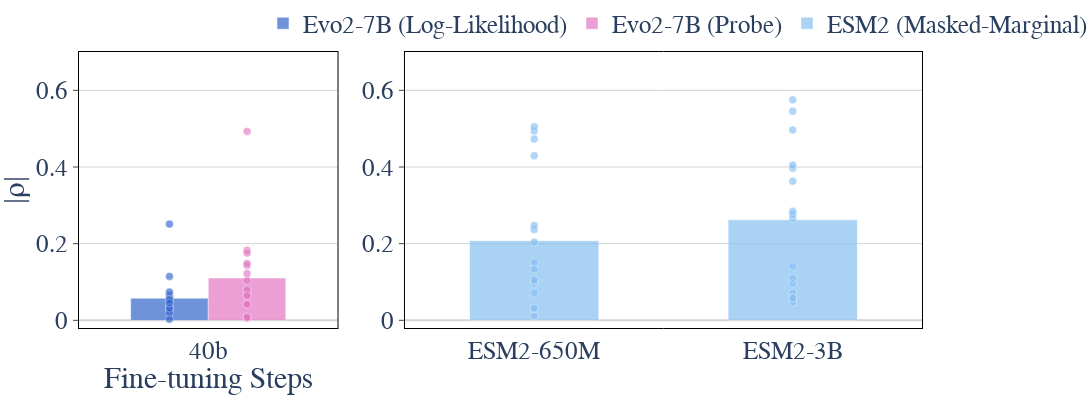

The cell this chart's notebook holds for it:
### Code cell


### Figure 1 — Plotly figure (JSON) as saved in the notebook; plotly's stock layout.template omitted (floating-point values rounded to 4 significant figures)
{"data": [{"legendgroup": "zs", "marker": {"color": "#3366CC"}, "name": "Evo2-7B (Log-Likelihood)", "offset": -0.3, "offsetgroup": "1", "opacity": 0.7, "type": "bar", "width": 0.3, "x": [0], "xaxis": "x", "y": [0.05772], "yaxis": "y"}, {"legendgroup": "probe", "marker": {"color": "#E377C2"}, "name": "Evo2-7B (Probe)", "offset": 0, "offsetgroup": "2", "opacity": 0.7, "type": "bar", "width": 0.3, "x": [0], "xaxis": "x", "y": [0.1104], "yaxis": "y"}, {"hovertemplate": "Zero-shot<br>Step: 40b<br>|ρ|: %{y}<extra></extra>", "marker": {"color": "#3366CC", "line": {"color": "white", "width": 0.5}, "opacity": 0.65, "size": 8}, "mode": "markers", "showlegend": false, "type": "scatter", "x": [-0.15, -0.15, -0.15, -0.15, -0.15, -0.15, -0.15, -0.15, -0.15, -0.15, -0.15, -0.15, -0.15, -0.15, -0.15, -0.15], "xaxis": "x", "y": [0.06551, 0.05874, 0.07383, 0.1146, 0.04854, 0.03531, 0.03307, 0.003105, 0.031, 0.03076, 0.251, 0.0537, 0.02674, 0.02068, 0.032, 0.0449], "yaxis": "y"}, {"hovertemplate": "Probe<br>Step: 40b<br>|ρ|: %{y}<extra></extra>", "marker": {"color": "#E377C2", "line": {"color": "white", "width": 0.5}, "opacity": 0.65, "size": 8}, "mode": "markers", "showlegend": false, "type": "scatter", "x": [0.15, 0.15, 0.15, 0.15, 0.15, 0.15, 0.15, 0.15, 0.15, 0.15, 0.15, 0.15, 0.15, 0.15, 0.15, 0.15], "xaxis": "x", "y": [0.007637, 0.1036, 0.08226, 0.06699, 0.04342, 0.005892, 0.1432, 0.0779, 0.1482, 0.06437, 0.1826, 0.122, 0.00851, 0.04124, 0.1757, 0.4929], "yaxis": "y"}, {"legendgroup": "esm2", "marker": {"color": "#86bff2"}, "name": "ESM2 (Masked-Marginal)", "opacity": 0.7, "showlegend": true, "type": "bar", "width": 0.5, "x": ["ESM2-650M"], "xaxis": "x2", "y": [0.2078], "yaxis": "y2"}, {"legendgroup": "esm2", "marker": {"color": "#86bff2"}, "opacity": 0.7, "showlegend": false, "type": "bar", "width": 0.5, "x": ["ESM2-3B"], "xaxis": "x2", "y": [0.2621], "yaxis": "y2"}, {"hovertemplate": "Zero-shot<br>Model: ESM2-650M<br>|ρ|: %{y}<extra></extra>", "marker": {"color": "#86bff2", "line": {"color": "white", "width": 0.5}, "opacity": 0.65, "size": 8}, "mode": "markers", "showlegend": false, "type": "scatter", "x": ["ESM2-650M", "ESM2-650M", "ESM2-650M", "ESM2-650M", "ESM2-650M", "ESM2-650M", "ESM2-650M", "ESM2-650M", "ESM2-650M", "ESM2-650M", "ESM2-650M", "ESM2-650M", "ESM2-650M", "ESM2-650M", "ESM2-650M", "ESM2-650M"], "xaxis": "x2", "y": [0.2368, 0.1506, 0.07137, 0.01231, 0.4937, 0.5052, 0.4727, 0.1335, 0.09699, 0.4297, 0.0293, 0.0316, 0.2476, 0.2041, 0.1027, 0.1059], "yaxis": "y2"}, {"hovertemplate": "Zero-shot<br>Model: ESM2-3B<br>|ρ|: %{y}<extra></extra>", "marker": {"color": "#86bff2", "line": {"color": "white", "width": 0.5}, "opacity": 0.65, "size": 8}, "mode": "markers", "showlegend": false, "type": "scatter", "x": ["ESM2-3B", "ESM2-3B", "ESM2-3B", "ESM2-3B", "ESM2-3B", "ESM2-3B", "ESM2-3B", "ESM2-3B", "ESM2-3B", "ESM2-3B", "ESM2-3B", "ESM2-3B", "ESM2-3B", "ESM2-3B", "ESM2-3B", "ESM2-3B"], "xaxis": "x2", "y": [0.3969, 0.3629, 0.07152, 0.04751, 0.4052, 0.0589, 0.05821, 0.2666, 0.5457, 0.09633, 0.2766, 0.2843, 0.1103, 0.1409, 0.5754, 0.4965], "yaxis": "y2"}], "layout": {"bargap": 0, "bargroupgap": 0.1, "font": {"family": "Arial, sans-serif", "size": 25}, "height": 400, "legend": {"bgcolor": "rgba(255,255,255,0.8)", "orientation": "h", "x": 0.71, "xanchor": "center", "y": 1.02, "yanchor": "bottom"}, "margin": {"b": 0, "l": 60, "r": 0, "t": 0}, "plot_bgcolor": "white", "showlegend": true, "width": 1600, "xaxis": {"anchor": "y", "domain": [0, 0.3067], "linecolor": "black", "mirror": true, "showline": true, "tickangle": 0, "tickfont": {"family": "Arial", "size": 25}, "tickmode": "array", "ticktext": ["40b"], "tickvals": [0], "title": {"standoff": 0, "text": "Fine-tuning Steps"}}, "xaxis2": {"anchor": "y2", "domain": [0.3867, 1], "linecolor": "black", "mirror": true, "showline": true, "tickangle": 0, "tickfont": {"family": "Arial", "size": 25}, "tickmode": "array", "ticktext": ["ESM2-650M", "ESM2-3B"], "tickvals": ["ESM2-650M", "ESM2-3B"], "title": {"text": ""}}, "yaxis": {"anchor": "x", "domain": [0, 1], "dtick": 0.2, "gridcolor": "lightgrey", "linecolor": "black", "mirror": true, "range": [-0.02, 0.7], "showgrid": true, "showline": true, "tickfont": {"family": "Arial", "size": 25}, "ticks": "outside", "title": {"text": "|ρ|"}, "zerolinecolor": "lightgrey"}, "yaxis2": {"anchor": "x2", "domain": [0, 1], "dtick": 0.2, "gridcolor": "lightgrey", "linecolor": "black", "mirror": true, "range": [-0.02, 0.7], "showgrid": true, "showline": true, "tickfont": {"family": "Arial", "size": 25}, "ticks": "outside", "title": {"text": ""}, "zerolinecolor": "lightgrey"}}}
